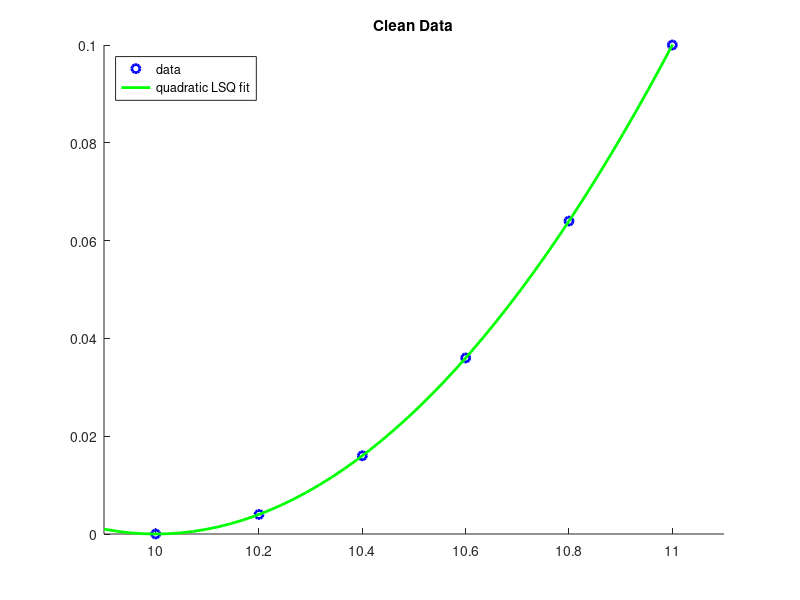
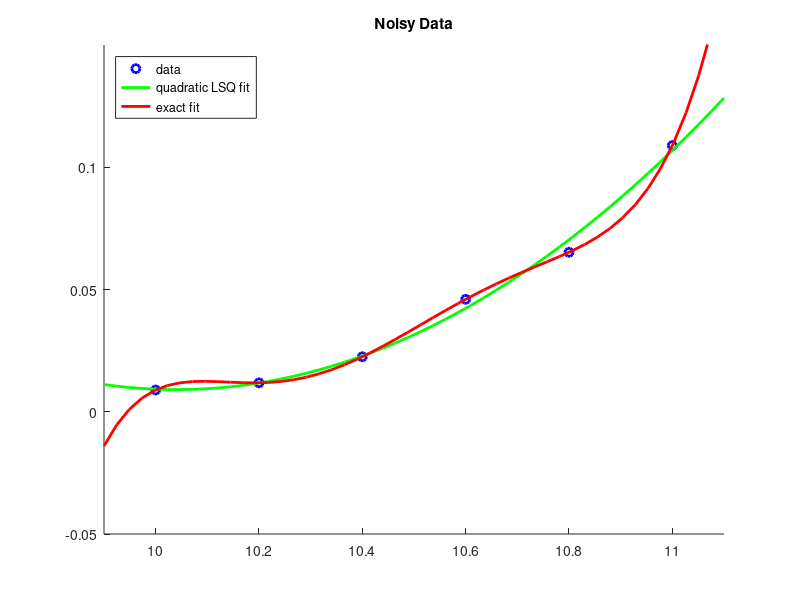

MATLAB code to generate these figures, in order:
%% PolyfitDemo.m
%% Overview
% Illustrates the use of the MATLAB built-in function |polyfit| to perform a
% polynomial least squares fit to data coming from the quadratic polynomial

%%
% $$ p(x) = \frac{1}{10} x^2 -2x + 10$$

%% Example 1: Fit "clean" data using a quadratic polynomial

%%
% We should expect an exact answer

clear all
close all
x = [10:0.2:11]';
y = [0:0.2:1]'.^2/10;
disp('Clean Data')
hold on
plot(x, y, 'bo', 'LineWidth',2)
xlim([9.9 11.1])
ylim([0 0.1])
u = linspace(9.9,11.1,50);
% Fit with a degree 2 polynomial
disp('Fitting with quadratic polynomial')
p = polyfit(x,y,2)
fprintf('p(x) = %3.2fx^2 + %3.2fx + %3.2f',p)
% evaluate the resulting polynomial
v = polyval(p,u);
plot(u, v, 'g-', 'LineWidth', 2)
legend('data','quadratic LSQ fit','Location','NorthWest')
title('Clean Data')
hold off

%% Example 2: Fit "noisy" data using a quadratic polynomial

%pause
disp('Noisy Data')
% Add 10% noise to the data
y = y + 0.1*max(y)*rand(size(y));
figure
hold on
plot(x, y, 'bo', 'LineWidth',2)
xlim([9.9 11.1])
ylim([-0.05 0.15])
u = linspace(9.9,11.1,50);
% Fit with a degree 2 polynomial
disp('Fitting with quadratic polynomial')
p = polyfit(x,y,2);
fprintf('p(x) = %3.2fx^2 + %3.2fx + %3.2f',p)
% evaluate the resulting polynomial
v = polyval(p,u);
plot(u, v, 'g-', 'LineWidth', 2)
legend('data','quadratic LSQ fit','Location','NorthWest')
title('Noisy Data')
%pause

%% Example 3: Fit "noisy" data using a degree 5 polynomial

disp('Fitting with quintic polynomial')
p = polyfit(x,y,5);
fprintf('p(x) = %3.2fx^5 + %3.2fx^4 + %3.2fx^3 + %3.2fx^2 + %3.2fx + %3.2f',p)
% evaluate the resulting polynomial
v = polyval(p,u);
plot(u, v, 'r-', 'LineWidth', 2)
legend('data','quadratic LSQ fit','exact fit','Location','NorthWest')
hold off
